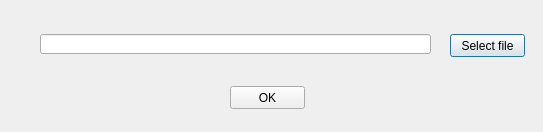
<?xml version="1.0" encoding="UTF-8"?>
<ui version="4.0">
 <class>ReadSigFileDialog</class>
 <widget class="QDialog" name="ReadSigFileDialog">
  <property name="windowModality">
   <enum>Qt::NonModal</enum>
  </property>
  <property name="geometry">
   <rect>
    <x>0</x>
    <y>0</y>
    <width>543</width>
    <height>132</height>
   </rect>
  </property>
  <property name="windowTitle">
   <string>Select data file</string>
  </property>
  <property name="modal">
   <bool>false</bool>
  </property>
  <widget class="QLineEdit" name="lineEdit_FilePath">
   <property name="geometry">
    <rect>
     <x>40</x>
     <y>34</y>
     <width>391</width>
     <height>20</height>
    </rect>
   </property>
   <property name="readOnly">
    <bool>true</bool>
   </property>
  </widget>
  <widget class="QPushButton" name="pushButton_SelFile">
   <property name="geometry">
    <rect>
     <x>450</x>
     <y>34</y>
     <width>75</width>
     <height>23</height>
    </rect>
   </property>
   <property name="text">
    <string>Select file</string>
   </property>
  </widget>
  <widget class="QPushButton" name="pushButton_Ok">
   <property name="geometry">
    <rect>
     <x>230</x>
     <y>86</y>
     <width>75</width>
     <height>23</height>
    </rect>
   </property>
   <property name="text">
    <string>OK</string>
   </property>
  </widget>
 </widget>
 <resources/>
 <connections>
  <connection>
   <sender>pushButton_Ok</sender>
   <signal>clicked()</signal>
   <receiver>ReadSigFileDialog</receiver>
   <slot>s_Close()</slot>
   <hints>
    <hint type="sourcelabel">
     <x>-1</x>
     <y>-1</y>
    </hint>
    <hint type="destinationlabel">
     <x>799</x>
     <y>399</y>
    </hint>
   </hints>
  </connection>
  <connection>
   <sender>pushButton_SelFile</sender>
   <signal>clicked()</signal>
   <receiver>ReadSigFileDialog</receiver>
   <slot>s_SelFile()</slot>
   <hints>
    <hint type="sourcelabel">
     <x>-1</x>
     <y>-1</y>
    </hint>
    <hint type="destinationlabel">
     <x>799</x>
     <y>399</y>
    </hint>
   </hints>
  </connection>
 </connections>
 <slots>
  <slot>s_SelFile()</slot>
  <slot>s_Close()</slot>
 </slots>
</ui>
